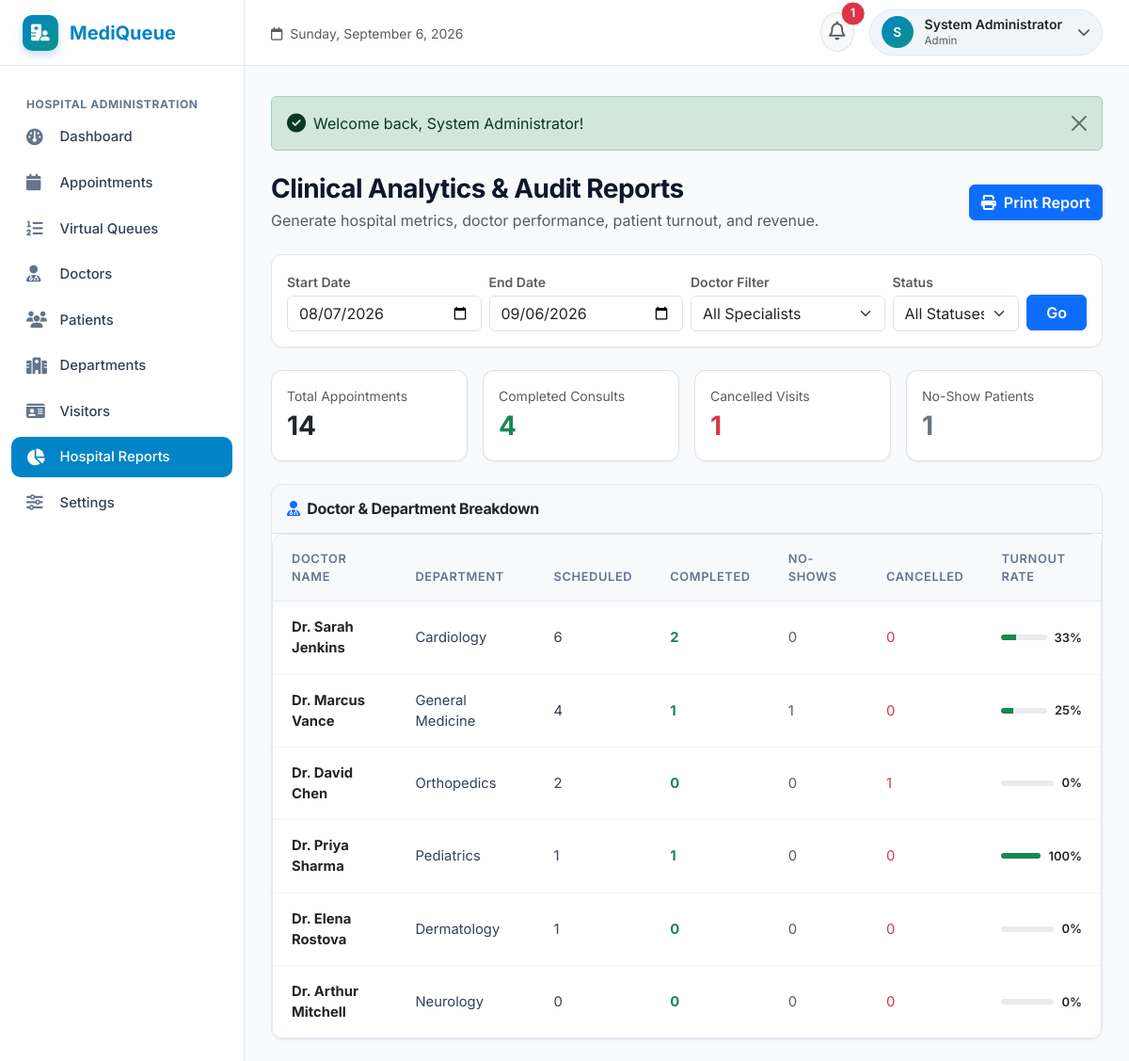
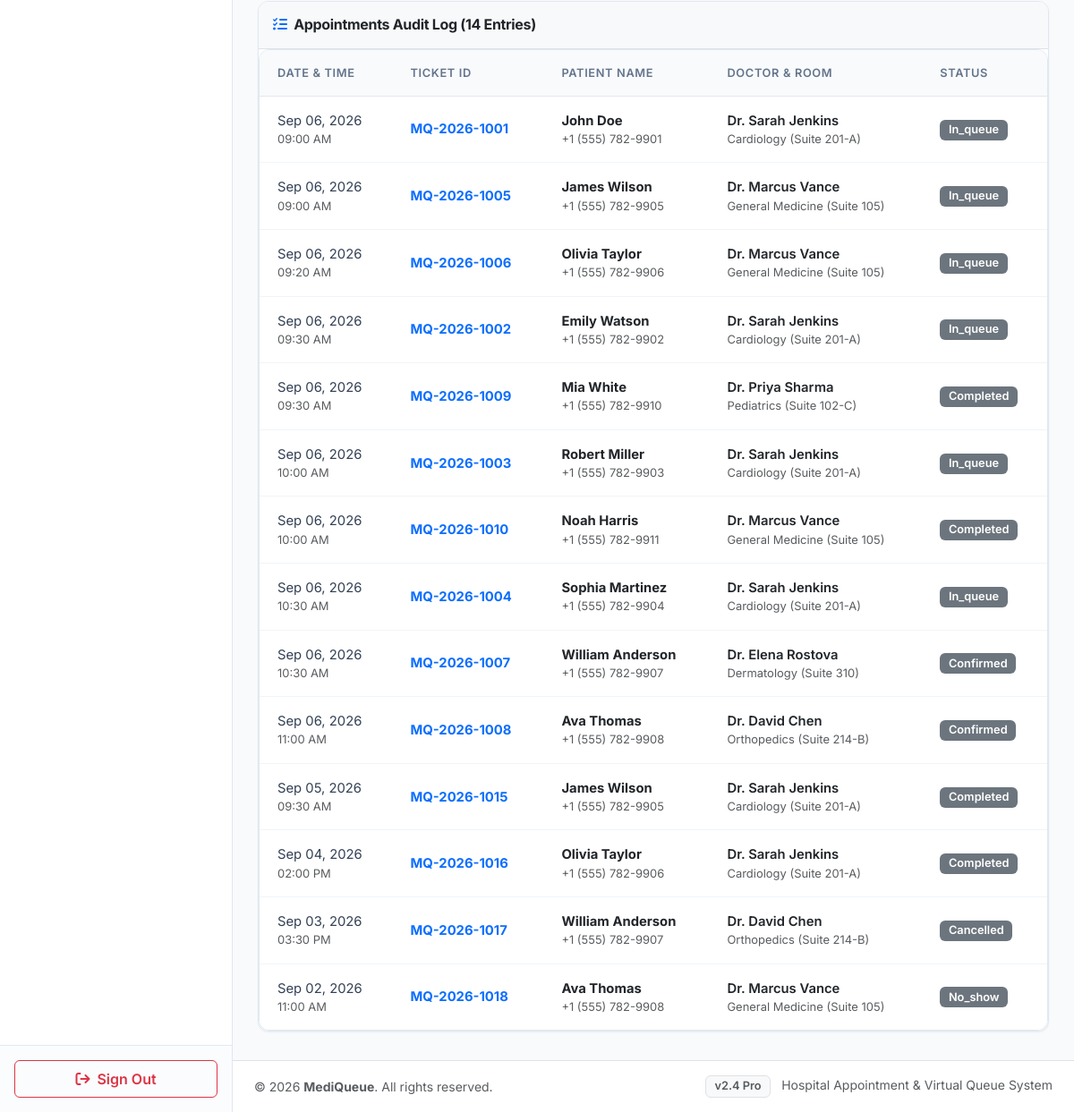
Screenshot of /admin/reports.php (signed in) with the database file from the repository (2 pictures, top to bottom).
### tables this page shows
CREATE TABLE `appointments` (
  `id` INT AUTO_INCREMENT PRIMARY KEY,
  `patient_id` INT NOT NULL,
  `doctor_id` INT NOT NULL,
  `appointment_date` DATE NOT NULL,
  `appointment_time` TIME NOT NULL,
  `appointment_number` VARCHAR(50) NOT NULL UNIQUE,
  `status` ENUM('pending', 'confirmed', 'in_queue', 'completed', 'cancelled', 'no_show') DEFAULT 'confirmed',
  `reason` TEXT NULL,
  `created_at` TIMESTAMP DEFAULT CURRENT_TIMESTAMP,
  CONSTRAINT `fk_appoint_patient` FOREIGN KEY (`patient_id`) REFERENCES `patients` (`id`) ON DELETE CASCADE,
  CONSTRAINT `fk_appoint_doctor` FOREIGN KEY (`doctor_id`) REFERENCES `doctors` (`id`) ON DELETE CASCADE,
  INDEX `idx_doc_date_time` (`doctor_id`, `appointment_date`, `appointment_time`)
);

CREATE TABLE `users` (
  `id` INT AUTO_INCREMENT PRIMARY KEY,
  `name` VARCHAR(150) NOT NULL,
  `email` VARCHAR(150) NOT NULL UNIQUE,
  `password` VARCHAR(255) NOT NULL,
  `role` ENUM('patient', 'doctor', 'admin') NOT NULL DEFAULT 'patient',
  `phone` VARCHAR(30) NULL,
  `status` ENUM('active', 'inactive') NOT NULL DEFAULT 'active',
  `avatar` VARCHAR(255) NULL,
  `created_at` TIMESTAMP DEFAULT CURRENT_TIMESTAMP
);

CREATE TABLE `departments` (
  `id` INT AUTO_INCREMENT PRIMARY KEY,
  `department_name` VARCHAR(100) NOT NULL,
  `description` TEXT NULL,
  `icon` VARCHAR(50) DEFAULT 'fa-stethoscope',
  `created_at` TIMESTAMP DEFAULT CURRENT_TIMESTAMP
);

CREATE TABLE `doctors` (
  `id` INT AUTO_INCREMENT PRIMARY KEY,
  `user_id` INT NOT NULL,
  `department_id` INT NOT NULL,
  `specialization` VARCHAR(150) NOT NULL,
  `qualification` VARCHAR(150) NOT NULL,
  `experience_years` INT DEFAULT 5,
  `room_number` VARCHAR(50) DEFAULT 'Room 101',
  `consultation_fee` DECIMAL(10,2) DEFAULT 50.00,
  `status` ENUM('active', 'inactive') DEFAULT 'active',
  `created_at` TIMESTAMP DEFAULT CURRENT_TIMESTAMP,
  CONSTRAINT `fk_doctors_user` FOREIGN KEY (`user_id`) REFERENCES `users` (`id`) ON DELETE CASCADE,
  CONSTRAINT `fk_doctors_dept` FOREIGN KEY (`department_id`) REFERENCES `departments` (`id`) ON DELETE RESTRICT
);

### admin/reports.php (the view, shortened to what this page needs)
<?php
require_once __DIR__ . '/../includes/functions.php';
$conn = get_db_connection();
$startDate = trim($_GET['start_date'] ?? date('Y-m-d', strtotime('-30 days')));
$endDate = trim($_GET['end_date'] ?? date('Y-m-d'));
$doctorFilter = isset($_GET['doctor_id']) ? (int)$_GET['doctor_id'] : 0;
$statusFilter = trim($_GET['status'] ?? '');
$summaryStmt = $conn->prepare("
    SELECT
        COUNT(a.id) as total_appointments,
        COUNT(CASE WHEN a.status = 'completed' THEN 1 END) as completed,
        COUNT(CASE WHEN a.status = 'cancelled' THEN 1 END) as cancelled,
        COUNT(CASE WHEN a.status = 'no_show' THEN 1 END) as no_show,
        COUNT(CASE WHEN a.status IN ('confirmed', 'in_queue') THEN 1 END) as active_upcoming
    FROM appointments a
    WHERE a.appointment_date BETWEEN ? AND ?
      AND (? = 0 OR a.doctor_id = ?)
      AND (? = '' OR a.status = ?)
");
$summaryStmt->execute([$startDate, $endDate, $doctorFilter, $doctorFilter, $statusFilter, $statusFilter]);
$summary = $summaryStmt->fetch();
$docBreakdownStmt = $conn->prepare("
    SELECT u.name as doctor_name, dept.department_name, d.room_number,
           COUNT(a.id) as total_scheduled,
           COUNT(CASE WHEN a.status = 'completed' THEN 1 END) as completed_count,
           COUNT(CASE WHEN a.status = 'no_show' THEN 1 END) as noshow_count,
           COUNT(CASE WHEN a.status = 'cancelled' THEN 1 END) as cancelled_count,
           COALESCE(SUM(CASE WHEN a.status = 'completed' THEN d.consultation_fee ELSE 0 END), 0) as total_revenue
    FROM doctors d
    JOIN users u ON d.user_id = u.id
    JOIN departments dept ON d.department_id = dept.id
    LEFT JOIN appointments a ON d.id = a.doctor_id AND a.appointment_date BETWEEN ? AND ?
    GROUP BY d.id
    ORDER BY total_scheduled DESC
");
$docBreakdownStmt->execute([$startDate, $endDate]);
$doctorBreakdown = $docBreakdownStmt->fetchAll();
$query = "
    SELECT a.*, p.gender, p.blood_group,
           u.name as patient_name, u.phone as patient_phone,
           doc_u.name as doctor_name, dept.department_name, d.room_number
    FROM appointments a
    JOIN patients p ON a.patient_id = p.id
    JOIN users u ON p.user_id = u.id
    JOIN doctors d ON a.doctor_id = d.id
    JOIN users doc_u ON d.user_id = doc_u.id
    JOIN departments dept ON d.department_id = dept.id
    WHERE a.appointment_date BETWEEN ? AND ?
";
$params = [$startDate, $endDate];
$query .= " ORDER BY a.appointment_date DESC, a.appointment_time ASC";
$logStmt = $conn->prepare($query);
$logStmt->execute($params);
$reportLogs = $logStmt->fetchAll();
include __DIR__ . '/../includes/header.php';
?>
<div class="d-flex flex-column flex-md-row justify-content-between align-items-md-center mb-4 gap-3 no-print">
    <div>
        <h3 class="fw-bold mb-1">Clinical Analytics & Audit Reports</h3>
        <p class="text-muted mb-0">Generate hospital metrics, doctor performance, patient turnout, and revenue.</p>
    </div>
    <div class="d-flex gap-2">
        <button type="button" class="btn btn-primary fw-semibold shadow-sm" onclick="window.print();">
            <i class="fa-solid fa-print me-1"></i> Print Report
        </button>
    </div>
</div>
<div class="mq-card p-3 mb-4 bg-white no-print">
    <form action="<?= BASE_URL ?>/admin/reports.php" method="GET" class="row g-2 align-items-center">
        <div class="col-md-3">
            <label class="form-label small fw-semibold text-muted mb-1">Start Date</label>
            <input type="date" name="start_date" class="form-control" value="<?= htmlspecialchars($startDate) ?>" required>
        </div>
        <div class="col-md-3">
            <label class="form-label small fw-semibold text-muted mb-1">End Date</label>
            <input type="date" name="end_date" class="form-control" value="<?= htmlspecialchars($endDate) ?>" required>
        </div>
        <div class="col-md-3">
            <label class="form-label small fw-semibold text-muted mb-1">Doctor Filter</label>
            <select name="doctor_id" class="form-select">
                <option value="0">All Specialists</option>
            </select>
        </div>
        <div class="col-md-2">
            <label class="form-label small fw-semibold text-muted mb-1">Status</label>
            <select name="status" class="form-select">
                <option value="">All Statuses</option>
            </select>
        </div>
        <div class="col-md-1 d-flex align-items-end">
            <button type="submit" class="btn btn-primary w-100 fw-semibold" style="margin-top: 25px;">Go</button>
        </div>
    </form>
</div>
<div class="row g-3 mb-4">
    <div class="col-sm-6 col-md-3">
        <div class="mq-card p-3 bg-white border">
            <span class="text-muted small d-block">Total Appointments</span>
            <span class="fs-3 fw-bold text-dark"><?= (int)$summary['total_appointments'] ?></span>
        </div>
    </div>
    <div class="col-sm-6 col-md-3">
        <div class="mq-card p-3 bg-white border">
            <span class="text-muted small d-block">Completed Consults</span>
            <span class="fs-3 fw-bold text-success"><?= (int)$summary['completed'] ?></span>
        </div>
    </div>
    <div class="col-sm-6 col-md-3">
        <div class="mq-card p-3 bg-white border">
            <span class="text-muted small d-block">Cancelled Visits</span>
            <span class="fs-3 fw-bold text-danger"><?= (int)$summary['cancelled'] ?></span>
        </div>
    </div>
    <div class="col-sm-6 col-md-3">
        <div class="mq-card p-3 bg-white border">
            <span class="text-muted small d-block">No-Show Patients</span>
            <span class="fs-3 fw-bold text-secondary"><?= (int)$summary['no_show'] ?></span>
        </div>
    </div>
</div>
<div class="mq-card p-0 bg-white mb-4">
    <div class="p-3 border-bottom bg-light">
        <h6 class="fw-bold text-dark mb-0"><i class="fa-solid fa-user-doctor me-1 text-primary"></i> Doctor & Department Breakdown</h6>
    </div>
    <div class="mq-table-responsive">
        <table class="table mq-table align-middle">
            <thead>
                <tr>
                    <th>Doctor Name</th>
                    <th>Department</th>
                    <th>Scheduled</th>
                    <th>Completed</th>
                    <th>No-Shows</th>
                    <th>Cancelled</th>
                    <th>Turnout Rate</th>
                </tr>
            </thead>
            <tbody>
                <?php foreach ($doctorBreakdown as $db): ?>
                    <?php
                        $rate = $db['total_scheduled'] > 0 ? round(($db['completed_count'] / $db['total_scheduled']) * 100) : 0;
                    ?>
                    <tr>
                        <td><strong class="text-dark"><?= htmlspecialchars($db['doctor_name']) ?></strong></td>
                        <td><?= htmlspecialchars($db['department_name']) ?></td>
                        <td><?= $db['total_scheduled'] ?></td>
                        <td><span class="text-success fw-bold"><?= $db['completed_count'] ?></span></td>
                        <td><span class="text-muted"><?= $db['noshow_count'] ?></span></td>
                        <td><span class="text-danger"><?= $db['cancelled_count'] ?></span></td>
                        <td>
                            <div class="d-flex align-items-center gap-2">
                                <div class="progress flex-grow-1" style="height: 6px;">
                                    <div class="progress-bar bg-success" style="width: <?= $rate ?>%"></div>
                                </div>
                                <span class="small fw-semibold text-dark"><?= $rate ?>%</span>
                            </div>
                        </td>
                    </tr>
                <?php endforeach; ?>
            </tbody>
        </table>
    </div>
</div>
<div class="mq-card p-0 bg-white">
    <div class="p-3 border-bottom bg-light">
        <h6 class="fw-bold text-dark mb-0"><i class="fa-solid fa-list-check me-1 text-primary"></i> Appointments Audit Log (<?= count($reportLogs) ?> Entries)</h6>
    </div>
    <div class="mq-table-responsive">
        <table class="table mq-table align-middle">
            <thead>
                <tr>
                    <th>Date & Time</th>
                    <th>Ticket ID</th>
                    <th>Patient Name</th>
                    <th>Doctor & Room</th>
                    <th>Status</th>
                </tr>
            </thead>
            <tbody>
                <?php if (empty($reportLogs)): ?>
                    <tr>
                        <td colspan="5" class="text-center py-4 text-muted small">No records match this date range.</td>
                    </tr>
                <?php else: ?>
                    <?php foreach ($reportLogs as $rl): ?>
                        <tr>
                            <td>
                                <div><?= format_date($rl['appointment_date']) ?></div>
                                <div class="text-muted small"><?= format_time($rl['appointment_time']) ?></div>
                            </td>
                            <td><strong class="text-primary"><?= htmlspecialchars($rl['appointment_number']) ?></strong></td>
                            <td>
                                <div class="fw-bold text-dark"><?= htmlspecialchars($rl['patient_name']) ?></div>
                                <div class="text-muted small"><?= htmlspecialchars($rl['patient_phone'] ?: 'No phone') ?></div>
                            </td>
                            <td>
                                <div class="fw-semibold text-dark"><?= htmlspecialchars($rl['doctor_name']) ?></div>
                                <div class="text-muted small"><?= htmlspecialchars($rl['department_name']) ?> (<?= htmlspecialchars($rl['room_number'] ?: 'Suite 101') ?>)</div>
                            </td>
                            <td><?= get_status_badge($rl['status']) ?></td>
                        </tr>
                    <?php endforeach; ?>
                <?php endif; ?>
            </tbody>
        </table>
    </div>
</div>
<?php include __DIR__ . '/../includes/footer.php'; ?>

### includes/functions.php (shortened to what this page needs)
<?php
function format_date($dateStr) {
    $timestamp = strtotime($dateStr);
    return date('M d, Y', $timestamp);
}
function format_time($timeStr) {
    $timestamp = strtotime($timeStr);
    return date('h:i A', $timestamp);
}
function get_status_badge($status) {
    $status = strtolower(trim((string)$status));
    return $badges[$status] ?? '<span class="badge bg-secondary">' . htmlspecialchars(ucfirst($status)) . '</span>';
}

### assets/css/style.css (style rules this page uses)
:root { --mq-primary: #0284c7; --mq-primary-dark: #0369a1; --mq-primary-light: #e0f2fe; --mq-secondary: #0d9488; --mq-secondary-light: #ccfbf1; --mq-dark: #0f172a; --mq-slate: #334155; --mq-muted: #64748b; --mq-bg: #f8fafc; --mq-card-bg: #ffffff; --mq-border: #e2e8f0; --mq-sidebar-width: 260px; --mq-header-height: 70px; --mq-font-sans: 'Inter', -apple-system, BlinkMacSystemFont, "Segoe UI", Roboto, "Helvetica Neue", Arial, sans-serif; --mq-radius: 12px; --mq-radius-lg: 16px; --mq-shadow-sm: 0 1px 2px 0 rgba(0, 0, 0, 0.05); --mq-shadow: 0 4px 6px -1px rgba(0, 0, 0, 0.06), 0 2px 4px -2px rgba(0, 0, 0, 0.04); --mq-shadow-lg: 0 10px 15px -3px rgba(0, 0, 0, 0.08), 0 4px 6px -4px rgba(0, 0, 0, 0.03); }
body { font-family: var(--mq-font-sans); background-color: var(--mq-bg); color: var(--mq-slate); min-height: 100vh; margin: 0; display: flex; flex-direction: column; }
h1, h2, h3, h4, h5, h6 { color: var(--mq-dark); font-weight: 600; letter-spacing: -0.02em; }
.mq-card { background-color: var(--mq-card-bg); border: 1px solid var(--mq-border); border-radius: var(--mq-radius); box-shadow: var(--mq-shadow-sm); padding: 1.5rem; transition: transform 0.2s ease, box-shadow 0.2s ease; position: relative; overflow: hidden; }
.mq-table-responsive { background: #ffffff; border-radius: var(--mq-radius); border: 1px solid var(--mq-border); overflow-x: auto; }
.mq-table { width: 100%; margin-bottom: 0; vertical-align: middle; }
.mq-table th { background-color: #f8fafc; color: var(--mq-muted); font-weight: 600; font-size: 0.8rem; text-transform: uppercase; letter-spacing: 0.05em; padding: 1rem 1.25rem; border-bottom: 1px solid var(--mq-border); }
.mq-table td { padding: 1rem 1.25rem; border-bottom: 1px solid #f1f5f9; color: var(--mq-slate); font-size: 0.925rem; }
.mq-table tr:last-child td { border-bottom: none; }
.badge { padding: 0.4em 0.75em; font-weight: 600; border-radius: 6px; font-size: 0.8rem; }

### rows the page displays
appointments: appointment_date "Sep 06, 2026", appointment_time "09:00 AM", appointment_number "MQ-2026-1001", users.name "John Doe", users.phone "+1 (555) 782-9901", users.name "Dr. Sarah Jenkins", departments.department_name "Cardiology", doctor.room_number "Suite 201-A", status "In_queue"
appointments: appointment_date "Sep 06, 2026", appointment_time "09:00 AM", appointment_number "MQ-2026-1005", users.name "James Wilson", users.phone "+1 (555) 782-9905", users.name "Dr. Marcus Vance", departments.department_name "General Medicine", doctor.room_number "Suite 105", status "In_queue"
appointments: appointment_date "Sep 06, 2026", appointment_time "09:20 AM", appointment_number "MQ-2026-1006", users.name "Olivia Taylor", users.phone "+1 (555) 782-9906", users.name "Dr. Marcus Vance", departments.department_name "General Medicine", doctor.room_number "Suite 105", status "In_queue"
appointments: appointment_date "Sep 06, 2026", appointment_time "09:30 AM", appointment_number "MQ-2026-1002", users.name "Emily Watson", users.phone "+1 (555) 782-9902", users.name "Dr. Sarah Jenkins", departments.department_name "Cardiology", doctor.room_number "Suite 201-A", status "In_queue"
appointments: appointment_date "Sep 06, 2026", appointment_time "09:30 AM", appointment_number "MQ-2026-1009", users.name "Mia White", users.phone "+1 (555) 782-9910", users.name "Dr. Priya Sharma", departments.department_name "Pediatrics", doctor.room_number "Suite 102-C", status "Completed"
appointments: appointment_date "Sep 06, 2026", appointment_time "10:00 AM", appointment_number "MQ-2026-1003", users.name "Robert Miller", users.phone "+1 (555) 782-9903", users.name "Dr. Sarah Jenkins", departments.department_name "Cardiology", doctor.room_number "Suite 201-A", status "In_queue"
appointments: appointment_date "Sep 06, 2026", appointment_time "10:00 AM", appointment_number "MQ-2026-1010", users.name "Noah Harris", users.phone "+1 (555) 782-9911", users.name "Dr. Marcus Vance", departments.department_name "General Medicine", doctor.room_number "Suite 105", status "Completed"
appointments: appointment_date "Sep 06, 2026", appointment_time "10:30 AM", appointment_number "MQ-2026-1004", users.name "Sophia Martinez", users.phone "+1 (555) 782-9904", users.name "Dr. Sarah Jenkins", departments.department_name "Cardiology", doctor.room_number "Suite 201-A", status "In_queue"
appointments: appointment_date "Sep 06, 2026", appointment_time "10:30 AM", appointment_number "MQ-2026-1007", users.name "William Anderson", users.phone "+1 (555) 782-9907", users.name "Dr. Elena Rostova", departments.department_name "Dermatology", doctor.room_number "Suite 310", status "Confirmed"
appointments: appointment_date "Sep 06, 2026", appointment_time "11:00 AM", appointment_number "MQ-2026-1008", users.name "Ava Thomas", users.phone "+1 (555) 782-9908", users.name "Dr. David Chen", departments.department_name "Orthopedics", doctor.room_number "Suite 214-B", status "Confirmed"
appointments: appointment_date "Sep 05, 2026", appointment_time "09:30 AM", appointment_number "MQ-2026-1015", users.name "James Wilson", users.phone "+1 (555) 782-9905", users.name "Dr. Sarah Jenkins", departments.department_name "Cardiology", doctor.room_number "Suite 201-A", status "Completed"
appointments: appointment_date "Sep 04, 2026", appointment_time "02:00 PM", appointment_number "MQ-2026-1016", users.name "Olivia Taylor", users.phone "+1 (555) 782-9906", users.name "Dr. Sarah Jenkins", departments.department_name "Cardiology", doctor.room_number "Suite 201-A", status "Completed"
appointments: appointment_date "Sep 03, 2026", appointment_time "03:30 PM", appointment_number "MQ-2026-1017", users.name "William Anderson", users.phone "+1 (555) 782-9907", users.name "Dr. David Chen", departments.department_name "Orthopedics", doctor.room_number "Suite 214-B", status "Cancelled"
appointments: appointment_date "Sep 02, 2026", appointment_time "11:00 AM", appointment_number "MQ-2026-1018", users.name "Ava Thomas", users.phone "+1 (555) 782-9908", users.name "Dr. Marcus Vance", departments.department_name "General Medicine", doctor.room_number "Suite 105", status "No_show"

### other values shown
APP_NAME "MediQueue"
$unreadNotifsCount "1"
substr($currentUser['name'] ?? 'U', 0, 1) "S"
$currentUser['name'] "System Administrator"
$currentUser['role'] "Admin"
$flash['message'] "Welcome back, System Administrator!"
$summary['total_appointments'] "14"
$summary['completed'] "4"
$summary['cancelled'] "1"
$summary['no_show'] "1"
$db['doctor_name'] "Dr. Sarah Jenkins"
$db['department_name'] "Cardiology"
$db['total_scheduled'] "6"
$db['completed_count'] "2"
$db['noshow_count'] "0"
